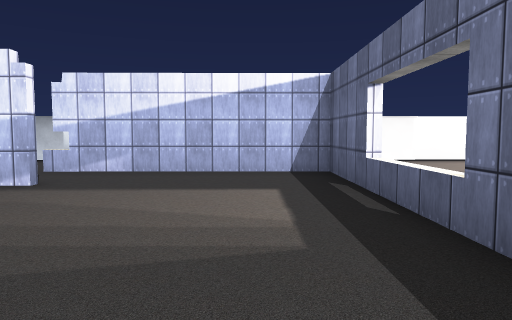
view 1 (above)

19 first-person views from a walk through a scene from a Unity 3-D project. The camera is 1.4 m above the floor, tilts 4° down and sees 70° across. The floor is counted in squares, 2 m on a side. Each view is taken from the middle of a square. On the plan, view 1 faces up. The plan holds only what a view shows up to about 11 squares ahead; the rest is blank. The player character is not drawn. Some surface patterns are stand-ins.

view 2
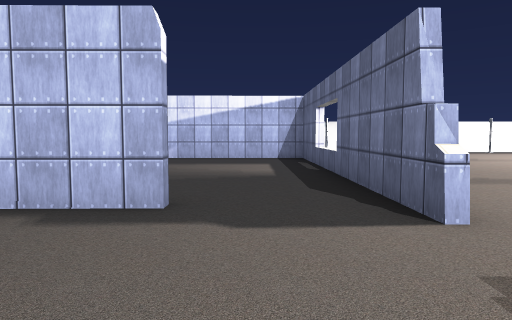

view 3
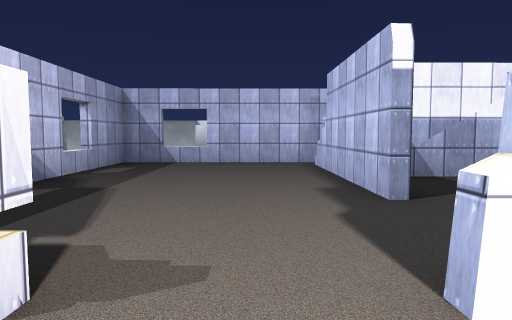

view 4
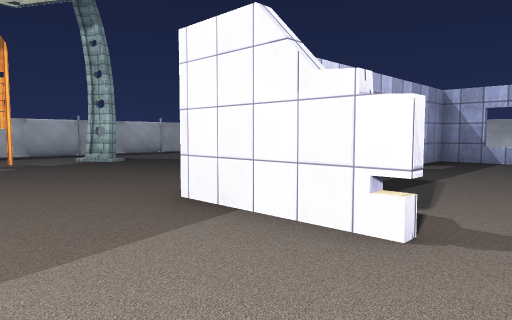

view 5
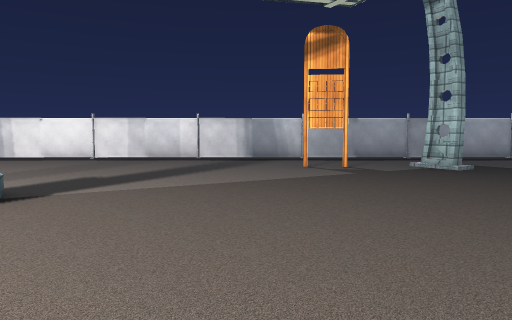

view 6
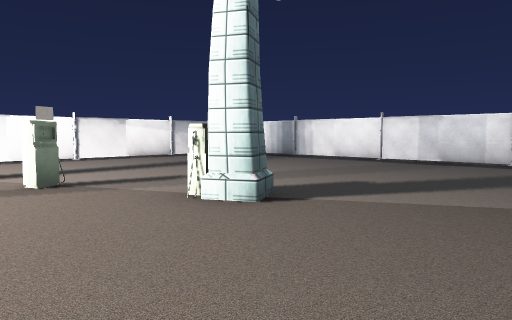

view 7
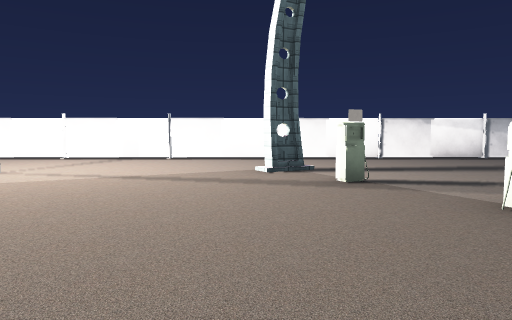

view 8
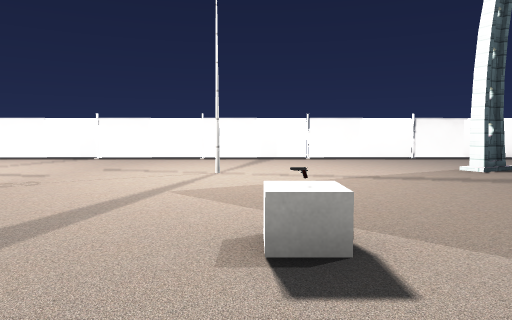

view 9
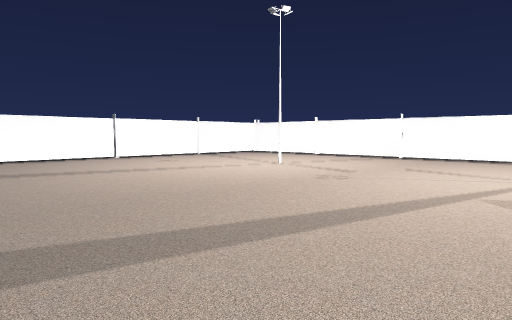

view 10
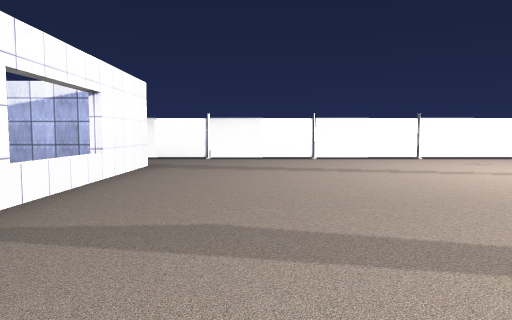

view 11
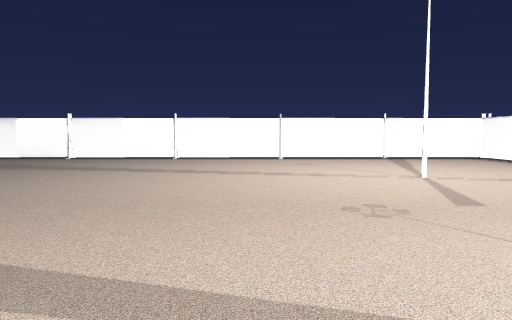

view 12
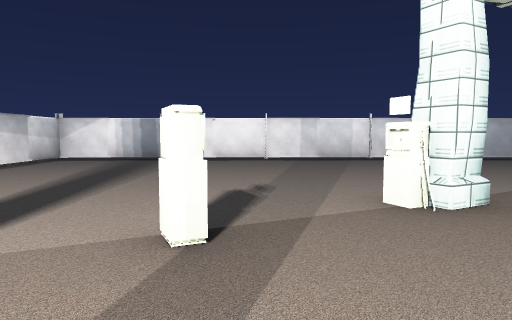

view 13
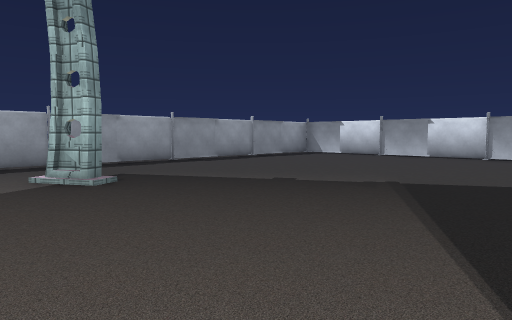

view 14
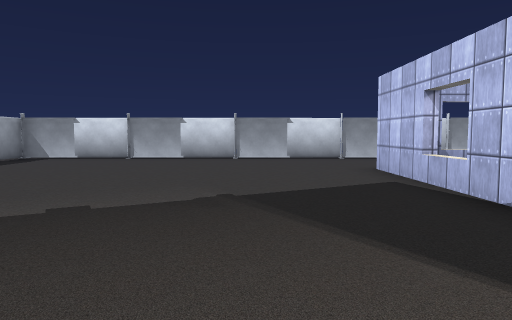

view 15
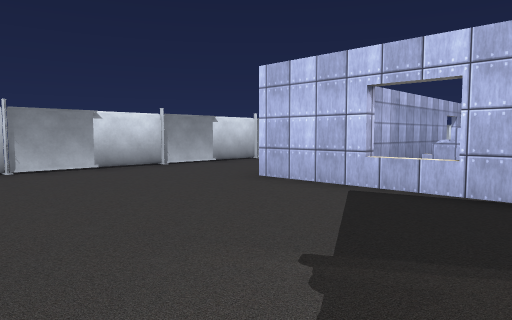

view 16
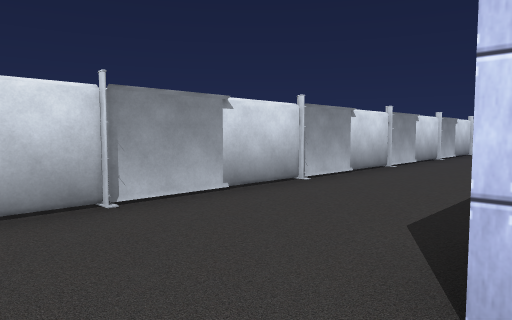

view 17
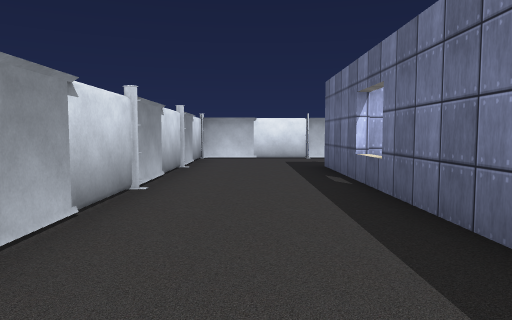

view 18
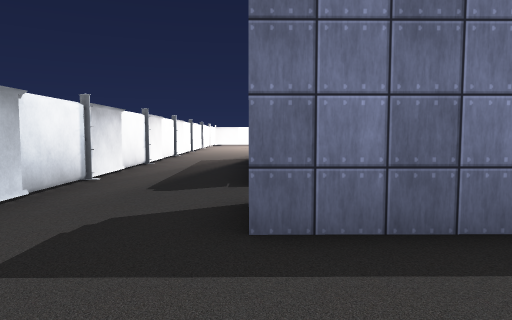

view 19
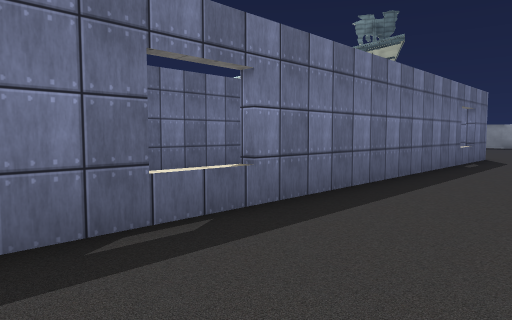

### Floor plan
Key: @ floor where view 1 was taken; # wall or solid block; x gap in a wall; . floor; = window, fence, low wall or low ledge; ^ raised ledge; S sign; P pump; T streetlight; C cube; O other object.
Columns run from 10 left of view 1 to 15 right of it. Each row starts with its distance up from view 1.
 10 ##########################
  9 #........................#
  8 #........................
  7 #...#.######.............
  6 #...# .....#.............#
  5 #...###....#.........T...#
  4 #...^  ....=.............#
  3 #...#  #...==............#
  2 #...#  #...#.............#
  1 #...#  #...#.............#
  0 #...# ####@#.........T...#
 -1 #...#......#. .CO........#
 -2 #...#....................#
 -3 #...#......#.............#
 -4 #...=......#.............#
 -5 =...##=##x #.............#
 -6 #..................P.....#
 -7 #........................#
 -8 =................#P......#
 -9 #........................#
-10 #........................#
-11 #........................#
-12 #.........#.SS...........#
-13 #........................#
-14 #... ....................#
-15 .#   #####################

Positions as (right, up) in squares from view 1, and headings:
1: (0, 0), facing up
2: (0, -4), facing up
3: (3, -2), facing left
4: (4, -2), facing down-left
5: (4, -4), facing down
6: (4, -5), facing down-right
7: (4, -5), facing right
8: (4, -1), facing right
9: (4, -1), facing up-right
10: (4, -1), facing up
11: (8, -1), facing up
12: (9, -4), facing down
13: (2, -6), facing down-left
14: (1, -8), facing left
15: (-2, -10), facing up-left
16: (-6, -7), facing up-left
17: (-8, -1), facing up
18: (-9, 7), facing right
19: (-9, 6), facing down-right
